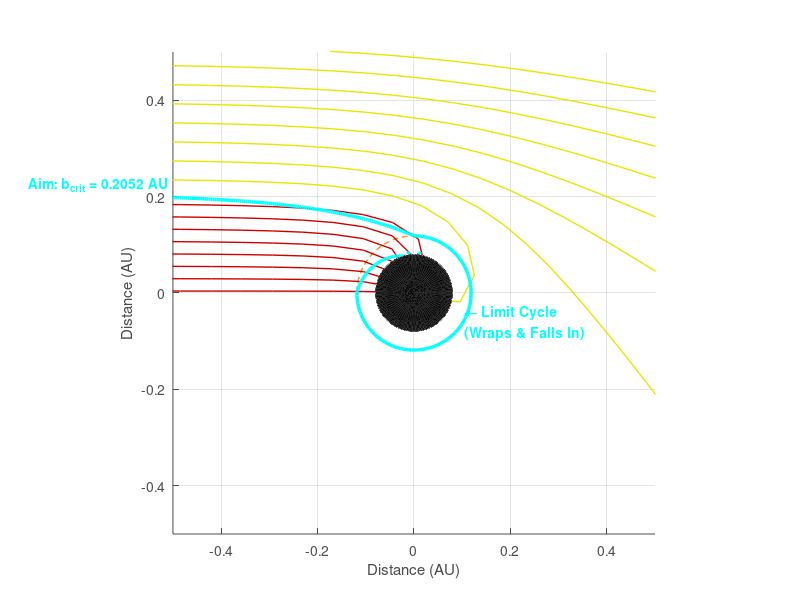

The MATLAB script that drew this image:
% Supermassive Black Hole - Idealized Critical Capture Visualization
% Combines Physics (Red/Yellow) with an Analytic Path for the Limit (Cyan)
clear; clc; close all;

% =========================================================================
%                         USER PARAMETERS
% =========================================================================
M_solar      = 4e6;       % Mass (Solar Masses)
G_const      = 39.478;    % Gravitational Constant
c_speed      = 63241;     % Speed of Light (AU/yr)

dt           = 1e-6;      % Time step
max_steps    = 30000;     % Physics simulation duration
start_dist   = -0.8;      % Source X position (AU)
zoom_val     = 0.5;       % Zoom level (AU)
% =========================================================================

% --- Derived Constants ---
Rs = 2 * G_const * M_solar / c_speed^2;     % Schwarzschild Radius
b_crit = (3 * sqrt(3) / 2) * Rs;            % Critical Impact Parameter (~2.6 Rs)
r_photon = 1.5 * Rs;                        % Photon Sphere Radius

% --- Setup Figure ---
f = figure('Color', 'k', 'Position', [100 100 1100 900]);
hold on; axis equal; grid on;
set(gca, 'Color', 'k', 'XColor', [0.3 0.3 0.3], 'YColor', [0.3 0.3 0.3], ...
    'ZColor', [0.3 0.3 0.3], 'FontSize', 10);
xlabel('Distance (AU)'); ylabel('Distance (AU)');

% Titles
title({ 'Critical Capture Limit (Idealized)', ...
       sprintf('Mass: %.1e M_{sun}  |  Critical Impact: %.4f AU', M_solar, b_crit)}, ...
       'Color', 'w', 'FontWeight', 'bold');

% --- Draw Geometry ---
% 1. Event Horizon (Black Sphere)
[sx, sy, sz] = sphere(80);
surf(sx*Rs, sy*Rs, sz*Rs, 'FaceColor', 'k', 'EdgeColor', [0.2 0.2 0.2]);

% 2. Photon Sphere (Orange Ring)
theta = linspace(0, 2*pi, 300);
plot3(r_photon*cos(theta), r_photon*sin(theta), zeros(size(theta)), ...
    'Color', [1 0.5 0], 'LineStyle', '--', 'LineWidth', 1);

% =========================================================================
%   PART A: PHYSICS ENGINE (Red & Yellow Photons)
% =========================================================================

% 1. Red (Captured)
y_captured = linspace(0.05*Rs, b_crit * 0.90, 8);
% 2. Yellow (Escaping)
y_escaping = linspace(b_crit * 1.15, b_crit * 2.5, 8);

all_y = [y_captured, y_escaping];
types = [ones(1,8), ones(1,8)*3]; % 1=Red, 3=Yellow

for i = 1:length(all_y)
    pos = [start_dist, all_y(i), 0];
    vel = [c_speed, 0, 0];
    path = zeros(max_steps, 3);
    path(1,:) = pos;
    
    idx_end = max_steps;
    
    for t = 2:max_steps
        r_vec = pos; r = norm(r_vec);
        
        if r < Rs, idx_end = t-1; break; end % Hit
        
        acc_dir = -r_vec / r;
        acc_mag = (G_const * M_solar) / ((r - Rs)^2); % Paczynski-Wiita
        
        vel = vel + acc_dir * acc_mag * dt;
        vel = vel / norm(vel) * c_speed; 
        pos = pos + vel * dt;
        path(t,:) = pos;
        
        if r > 1.2 && dot(vel, r_vec) > 0, idx_end = t; break; end % Escape
    end
    
    p = path(1:idx_end, :);
    if types(i) == 1
        plot3(p(:,1), p(:,2), p(:,3), 'Color', [0.8 0 0], 'LineWidth', 1);
        plot3(p(end,1), p(end,2), p(end,3), 'rx', 'MarkerSize', 6);
    else
        plot3(p(:,1), p(:,2), p(:,3), 'Color', [0.9 0.9 0], 'LineWidth', 1);
    end
end

% =========================================================================
%   PART B: ANALYTIC PLOT (The Ideal Cyan Photon)
%   Manual construction to avoid infinities
% =========================================================================

% Segment 1: Approach (Straight line curving in)
% We use a simple decay function to blend from straight line to circle
t_app = linspace(start_dist, 0, 200); 
x_app = t_app;
% Blend y from b_crit down to r_photon (1.5 Rs)
decay = exp(t_app * 5); % Sharp curve near 0
y_app = b_crit * (1-decay) + r_photon * decay; 

% Segment 2: The Orbit (Wrapping around)
% Circular arc starting from 90 degrees (top) wrapping to -180 (bottom-left)
angles = linspace(pi/2, -pi, 100); 
x_orb = r_photon * cos(angles);
y_orb = r_photon * sin(angles);

% Segment 3: The Plunge (Spiral in to Rs)
% Spiral from -pi to -pi - pi/2 (another quarter turn in)
angles_in = linspace(-pi, -1.5*pi, 50);
radii_in  = linspace(r_photon, Rs*0.9, 50); % Radius shrinks to inside hole
x_in = radii_in .* cos(angles_in);
y_in = radii_in .* sin(angles_in);

% Combine and Plot
cx = [x_app, x_orb, x_in];
cy = [y_app, y_orb, y_in];
cz = zeros(size(cx));

plot3(cx, cy, cz, 'c-', 'LineWidth', 2.5);
plot3(cx(end), cy(end), cz(end), 'cx', 'MarkerSize', 10, 'LineWidth', 2);

% --- Dynamic Labels for the Cyan Line ---

% Label 1: Start
text(start_dist, b_crit + 0.02, 0, ...
    sprintf('Aim: b_{crit} = %.4f AU', b_crit), ...
    'Color', 'c', 'FontSize', 10, 'FontWeight', 'bold');

% Label 2: The Spiral
% Pick a point on the "Orbit" segment
lbl_idx = round(length(x_app) + length(x_orb)*0.5); 
text(cx(lbl_idx)+0.02, cy(lbl_idx)+0.02, 0, ...
     sprintf('\\leftarrow Limit Cycle\n(Wraps & Falls In)'), ...
     'Color', 'c', 'FontSize', 10, 'FontWeight', 'bold');

% --- Final View ---
view(0, 90);
axis([-zoom_val zoom_val -zoom_val zoom_val]);
